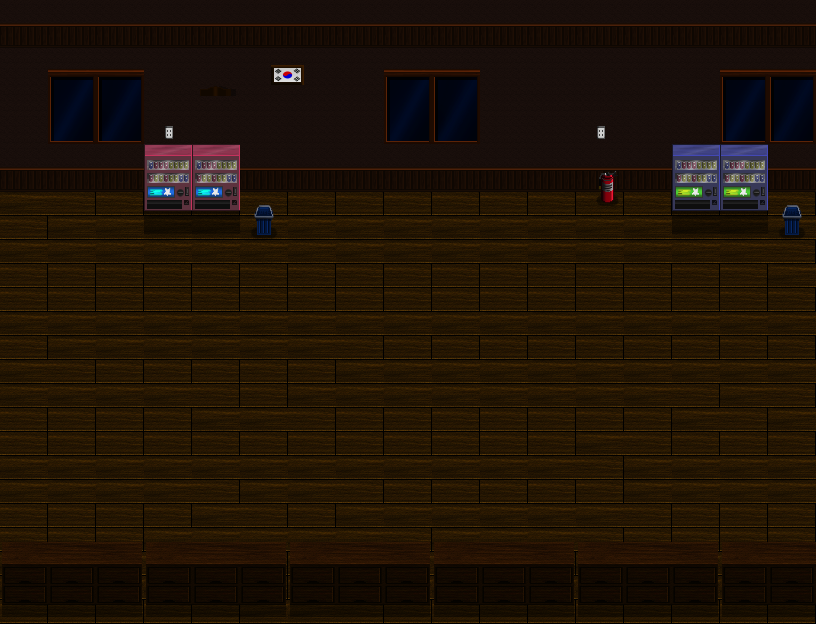

Tiled map render using the project's own tile images. Description and the whole map definition, tile-layer contents included, below:
An orthogonal 17x13 tile map with 48x48 px tiles, 2 tile layers (Tile Layer 1, Tile Layer 2), 2 tilesets and 9 objects.

<map version="1.10" tiledversion="1.10.1" orientation="orthogonal" renderorder="right-down" width="17" height="13" tilewidth="48" tileheight="48" infinite="0" nextlayerid="5" nextobjectid="12">
 <tileset firstgid="1" source="TileSet/School_A5.tsx" />
 <tileset firstgid="129" source="TileSet/School_B.tsx" />
 <layer id="1" name="Tile Layer 1" width="17" height="13">
  <data encoding="csv">
60,60,60,60,60,60,60,60,60,60,60,60,60,60,60,60,60,
52,52,52,52,52,52,52,52,52,52,52,52,52,52,52,52,52,
52,52,52,52,52,52,52,52,52,52,52,52,52,52,52,52,52,
60,60,60,60,60,60,60,60,60,60,60,60,60,60,60,60,60,
7,8,8,8,8,8,8,8,8,8,8,8,8,8,8,8,8,
7,7,7,7,7,7,7,7,7,7,7,7,7,7,7,7,8,
8,8,8,8,8,8,8,8,8,8,8,8,8,8,8,8,8,
8,7,7,7,7,7,7,8,8,8,8,8,8,8,8,8,8,
7,7,7,7,8,8,7,7,7,7,7,7,7,7,8,7,8,
8,8,8,8,8,8,8,8,8,8,8,8,7,8,8,8,8,
7,7,7,7,8,7,7,8,8,8,8,8,8,7,7,7,7,
8,8,8,7,7,7,7,7,8,7,7,7,8,8,8,8,8,
7,7,7,7,7,8,8,7,7,7,7,7,7,7,7,7,7
</data>
 </layer>
 <layer id="2" name="Tile Layer 2" width="17" height="13">
  <data encoding="csv">
0,0,0,0,0,0,0,0,0,0,0,0,0,0,0,0,0,
0,265,266,0,161,228,229,0,265,266,0,0,0,0,0,265,266,
0,281,282,135,0,0,0,0,281,282,0,0,135,0,0,281,282,
0,0,0,368,368,0,0,0,0,0,0,0,227,0,230,230,0,
0,0,0,384,384,165,0,0,0,0,0,0,243,0,246,246,165,
0,0,0,0,0,0,0,0,0,0,0,0,0,0,0,0,0,
0,0,0,0,0,0,0,0,0,0,0,0,0,0,0,0,0,
0,0,0,0,0,0,0,0,0,0,0,0,0,0,0,0,0,
0,0,0,0,0,0,0,0,0,0,0,0,0,0,0,0,0,
0,0,0,0,0,0,0,0,0,0,0,0,0,0,0,0,0,
0,0,0,0,0,0,0,0,0,0,0,0,0,0,0,0,0,
188,189,190,188,189,190,188,189,190,188,189,190,188,189,190,188,189,
204,205,206,204,205,206,204,205,206,204,205,206,204,205,206,204,205
</data>
 </layer>
 <objectgroup id="4" name="Object Layer 1">
  <object id="1" x="-10" y="-15" width="841" height="211" />
  <object id="2" x="-21" y="-17" width="35" height="673" />
  <object id="5" x="-8" y="540" width="880" height="117" />
  <object id="6" x="801" y="-24" width="51" height="712" />
  <object id="7" x="141" y="183" width="101" height="38" />
  <object id="8" x="252" y="202" width="28" height="34" />
  <object id="9" x="600" y="179" width="17" height="32" />
  <object id="10" x="669" y="188" width="101" height="30" />
  <object id="11" x="779" y="200" width="30" height="38" />
 </objectgroup>
</map>
